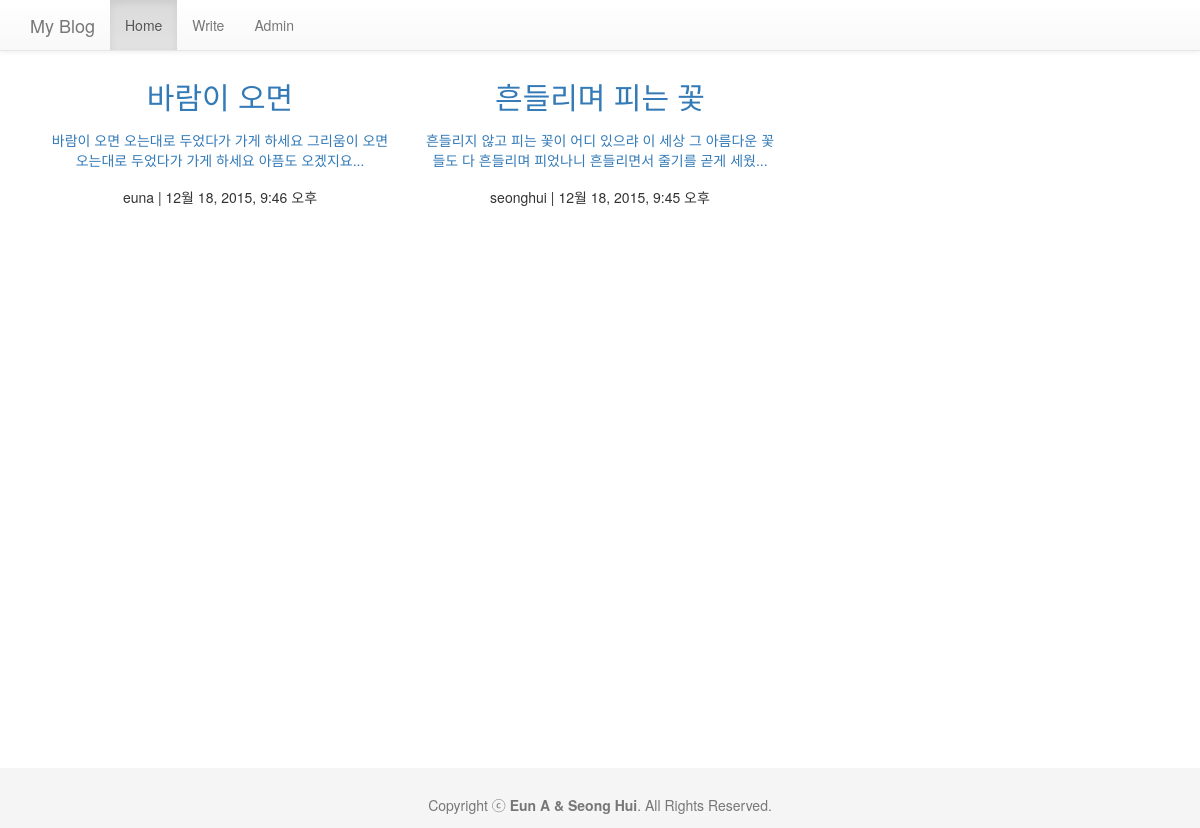
Page /blog/ (signed in) on the committed database.
### blog/models.py (models this page shows, shortened)
class Post(models.Model):
    author = models.ForeignKey('auth.User')
    subject = models.CharField(max_length=200)
    content = models.TextField()
    created_date = models.DateTimeField(default=timezone.now)

### blog/views.py (the view)
def index(request):
    post_list = Post.objects.all().order_by('-created_date')
    context = {'post_list': post_list}
    return render(request, 'blog/index.html', context)

### blog/templates/blog/index.html
{% extends "base_blog.html" %}
{% block blog_contents %}
{% if post_list %}
	{% for post in post_list %}
	    <div class="col-xs-6 col-lg-4">
		    <a href="{% url 'blog:content' post.id %}">
		      <h2>{{ post.subject }}</h2>
		      <p>{{ post.content|truncatechars:70 }}</p>
		    </a>
	      <p>{{ post.author }} | {{ post.created_date }}</p>
	    </div>
    {% endfor %}
{% else %}
    <div class="col-xs-6 col-lg-4">
      <h2>글이 없습니다.</h2>
    </div>
{% endif %}
{% endblock blog_contents %}

### static/mystyle.css (style rules this page uses)
html { position: relative; min-height: 100%; }
body { margin-bottom: 60px; }

### templates/base.html (style rules this page uses)
* { text-align : center; }
p { padding-top:7px; }

### rows in the picture
Post: subject "바람이 오면", content "바람이 오면 오는대로 두었다가 가게 하세요 그리움이 오면 오는대로 두었다가 가게 하세요 아픔도 오겠지요...", author "euna", created_date "12월 18, 2015, 9:46 오후"
Post: subject "흔들리며 피는 꽃", content "흔들리지 않고 피는 꽃이 어디 있으랴 이 세상 그 아름다운 꽃들도 다 흔들리며 피었나니 흔들리면서 줄기를 곧게 세웠...", author "seonghui", created_date "12월 18, 2015, 9:45 오후"
